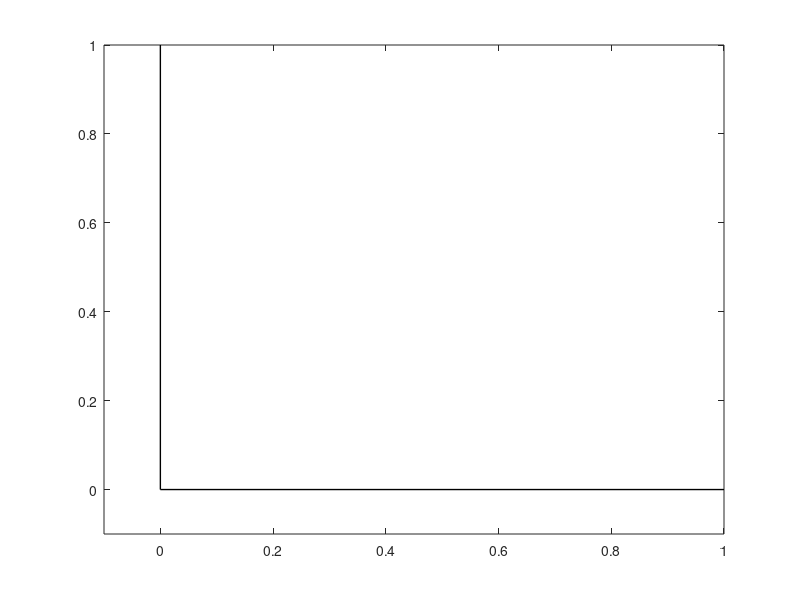

Here is the MATLAB script that generated this plot: (Note: this script raises an error after producing the figure.)
figure()
hold on

axis([-0.1, 1, -0.1, 1])
box on

l = 1;  % length of hoop

% plotting wall corner
plot([0,1],[0,0],'k','LineWidth',1)
plot([0,0],[0,1],'k','LineWidth',1)


animation = VideoWriter('IC_falling_bar.mp4', 'MPEG-4');
animation.FrameRate = 10;
open(animation);

% draw bar
n = 100;
beta = linspace(pi/2,pi,n);

for i = 1:n
    bar = plot(l*[-cos(beta(i)),0],l*[0,sin(beta(i))],'b','LineWidth',2);

    perp_A = plot([0,1],[sin(beta(i)),sin(beta(i))],'g','Linewidth',1,'Marker','.');
    perp_B = plot([-cos(beta(i)),-cos(beta(i))],[0,1],'g','Linewidth',1,'Marker','.');
    plot_IC = plot(-cos(beta(i)),sin(beta(i)),'r','Linewidth',1,'Marker','.');

    drawnow
    writeVideo(animation, getframe(gcf))

    delete(bar)
    delete(perp_A)
    delete(perp_B)

end

close(animation)




